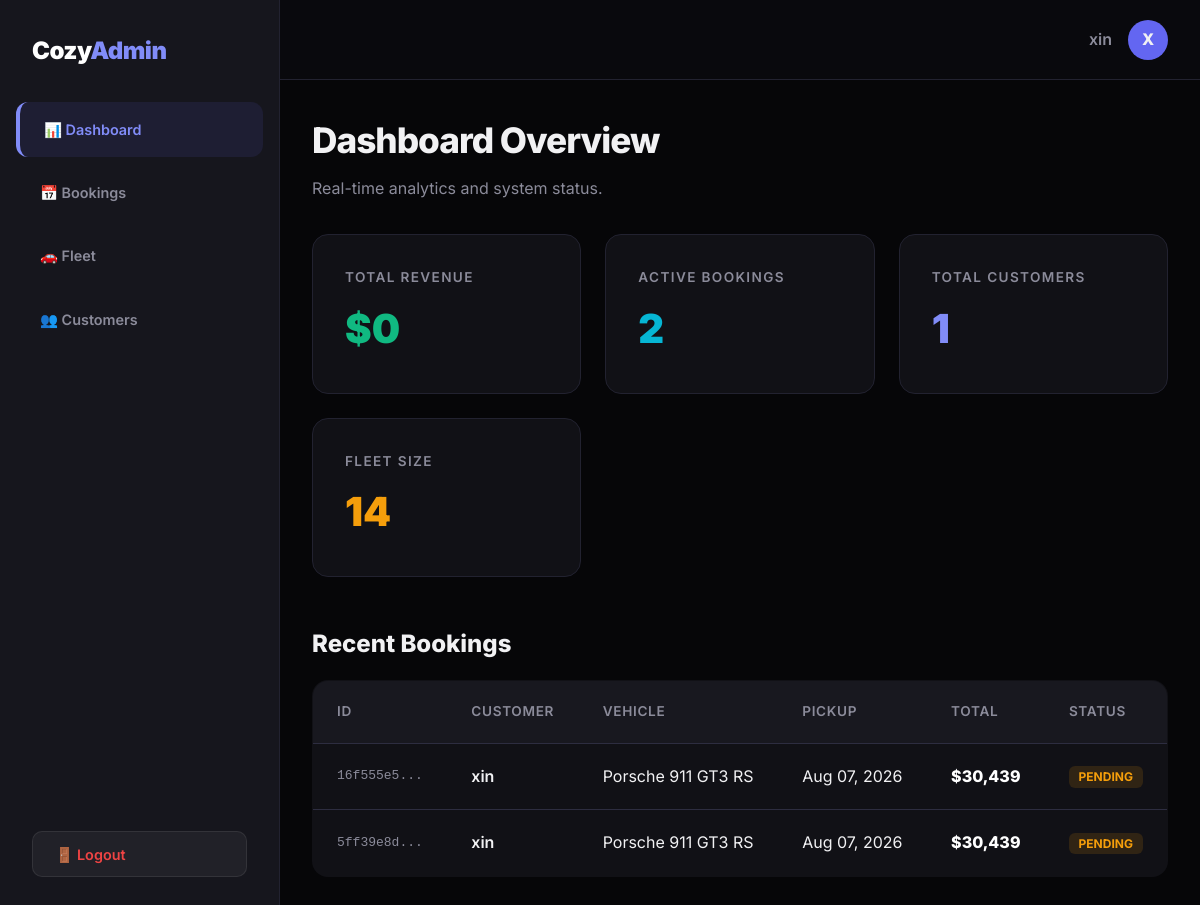
Page /admin/index.php (signed in) on the committed database.
### tables this page shows
CREATE TABLE "Booking" (
    "id" TEXT NOT NULL PRIMARY KEY,
    "userId" TEXT NOT NULL,
    "carId" TEXT NOT NULL,
    "pickupLocation" TEXT NOT NULL,
    "returnLocation" TEXT NOT NULL,
    "pickupDate" DATETIME NOT NULL,
    "returnDate" DATETIME NOT NULL,
    "status" TEXT NOT NULL DEFAULT 'PENDING',
    "insuranceOption" TEXT NOT NULL,
    "extras" TEXT NOT NULL,
    "totalPrice" REAL NOT NULL,
    "paymentStatus" TEXT NOT NULL DEFAULT 'PENDING',
    "stripeId" TEXT,
    "createdAt" DATETIME NOT NULL DEFAULT CURRENT_TIMESTAMP,
    "updatedAt" DATETIME NOT NULL,
    CONSTRAINT "Booking_userId_fkey" FOREIGN KEY ("userId") REFERENCES "User" ("id") ON DELETE CASCADE ON UPDATE CASCADE,
    CONSTRAINT "Booking_carId_fkey" FOREIGN KEY ("carId") REFERENCES "Car" ("id") ON DELETE CASCADE ON UPDATE CASCADE
);

CREATE TABLE "User" (
    "id" TEXT NOT NULL PRIMARY KEY,
    "name" TEXT NOT NULL,
    "email" TEXT NOT NULL,
    "password" TEXT NOT NULL,
    "role" TEXT NOT NULL DEFAULT 'CUSTOMER',
    "licenseUrl" TEXT,
    "licenseStatus" TEXT NOT NULL DEFAULT 'PENDING',
    "createdAt" DATETIME NOT NULL DEFAULT CURRENT_TIMESTAMP,
    "updatedAt" DATETIME NOT NULL
);

CREATE TABLE "Car" (
    "id" TEXT NOT NULL PRIMARY KEY,
    "brand" TEXT NOT NULL,
    "model" TEXT NOT NULL,
    "category" TEXT NOT NULL,
    "transmission" TEXT NOT NULL,
    "seats" INTEGER NOT NULL,
    "fuel" TEXT NOT NULL,
    "pricePerDay" REAL NOT NULL,
    "availability" BOOLEAN NOT NULL DEFAULT true,
    "images" TEXT NOT NULL,
    "specifications" TEXT NOT NULL,
    "features" TEXT NOT NULL,
    "rentalTerms" TEXT NOT NULL DEFAULT 'Minimum age 21, valid driver license, security deposit required.',
    "createdAt" DATETIME NOT NULL DEFAULT CURRENT_TIMESTAMP,
    "updatedAt" DATETIME NOT NULL
);

### admin/index.php (the view)
<?php
require_once 'header.php';
$totalRevenue = $pdo->query("SELECT SUM(totalPrice) FROM Booking WHERE status = 'COMPLETED' OR status = 'ACTIVE'")->fetchColumn() ?: 0;
$activeBookings = $pdo->query("SELECT COUNT(*) FROM Booking WHERE status = 'ACTIVE' OR status = 'PENDING'")->fetchColumn();
$totalUsers = $pdo->query("SELECT COUNT(*) FROM User WHERE role = 'CUSTOMER'")->fetchColumn();
$fleetSize = $pdo->query("SELECT COUNT(*) FROM Car")->fetchColumn();
$recentBookings = $pdo->query("
    SELECT b.id, b.status, b.pickupDate, b.totalPrice, u.name as customerName, c.brand, c.model
    FROM Booking b
    JOIN User u ON b.userId = u.id
    JOIN Car c ON b.carId = c.id
    ORDER BY b.createdAt DESC LIMIT 5
")->fetchAll();
?>
<div style="display: flex; justify-content: space-between; align-items: flex-end; margin-bottom: 2rem;">
    <div>
        <h1 style="font-size: 2.2rem; font-weight: 800; letter-spacing: -1px; margin-bottom: 0.5rem;">Dashboard Overview</h1>
        <p style="color: var(--muted);">Real-time analytics and system status.</p>
    </div>
</div>
<div style="display: grid; grid-template-columns: repeat(auto-fit, minmax(240px, 1fr)); gap: 1.5rem; margin-bottom: 3rem;">
    <div style="background: var(--surface); border: 1px solid var(--border); border-radius: 16px; padding: 2rem;">
        <p style="color: var(--muted); font-size: 0.85rem; font-weight: 600; text-transform: uppercase; letter-spacing: 0.1em; margin-bottom: 0.5rem;">Total Revenue</p>
        <p style="font-size: 2.5rem; font-weight: 900; color: #10b981;">$<?php echo number_format($totalRevenue); ?></p>
    </div>
    <div style="background: var(--surface); border: 1px solid var(--border); border-radius: 16px; padding: 2rem;">
        <p style="color: var(--muted); font-size: 0.85rem; font-weight: 600; text-transform: uppercase; letter-spacing: 0.1em; margin-bottom: 0.5rem;">Active Bookings</p>
        <p style="font-size: 2.5rem; font-weight: 900; color: #06b6d4;"><?php echo number_format($activeBookings); ?></p>
    </div>
    <div style="background: var(--surface); border: 1px solid var(--border); border-radius: 16px; padding: 2rem;">
        <p style="color: var(--muted); font-size: 0.85rem; font-weight: 600; text-transform: uppercase; letter-spacing: 0.1em; margin-bottom: 0.5rem;">Total Customers</p>
        <p style="font-size: 2.5rem; font-weight: 900; color: #818cf8;"><?php echo number_format($totalUsers); ?></p>
    </div>
    <div style="background: var(--surface); border: 1px solid var(--border); border-radius: 16px; padding: 2rem;">
        <p style="color: var(--muted); font-size: 0.85rem; font-weight: 600; text-transform: uppercase; letter-spacing: 0.1em; margin-bottom: 0.5rem;">Fleet Size</p>
        <p style="font-size: 2.5rem; font-weight: 900; color: #f59e0b;"><?php echo number_format($fleetSize); ?></p>
    </div>
</div>
<h2 style="font-size: 1.5rem; font-weight: 800; margin-bottom: 1rem;">Recent Bookings</h2>
<table class="admin-table">
    <thead>
        <tr>
            <th>ID</th>
            <th>Customer</th>
            <th>Vehicle</th>
            <th>Pickup</th>
            <th>Total</th>
            <th>Status</th>
        </tr>
    </thead>
    <tbody>
        <?php foreach ($recentBookings as $b):
            $statusColor = match($b['status']) {
                'ACTIVE'    => '#06b6d4',
                'PENDING'   => '#f59e0b',
                'COMPLETED' => '#10b981',
                'CANCELLED' => '#ef4444',
                default     => '#818cf8'
            };
        ?>
        <tr>
            <td style="color: var(--muted); font-family: monospace;"><?php echo substr($b['id'], 0, 8); ?>...</td>
            <td style="font-weight: 600;"><?php echo htmlspecialchars($b['customerName']); ?></td>
            <td><?php echo htmlspecialchars($b['brand'] . ' ' . $b['model']); ?></td>
            <td><?php echo date('M d, Y', strtotime($b['pickupDate'])); ?></td>
            <td style="font-weight: 800; color: white;">$<?php echo number_format($b['totalPrice']); ?></td>
            <td>
                <span style="background: <?php echo $statusColor; ?>22; color: <?php echo $statusColor; ?>; padding: 0.2rem 0.6rem; border-radius: 6px; font-size: 0.75rem; font-weight: 700;">
                    <?php echo htmlspecialchars($b['status']); ?>
                </span>
            </td>
        </tr>
        <?php endforeach; ?>
    </tbody>
</table>
<?php require_once 'footer.php'; ?>

### admin/header.php (shortened to what this page needs)
<?php
$current_page = basename($_SERVER['PHP_SELF']);
?>
<!DOCTYPE html>
<html lang="en">
<head>
    <link rel="stylesheet" href="../style.css">
</head>
<body>
<aside class="admin-sidebar">
    <a href="../index.php" class="admin-logo">Cozy<span>Admin</span></a>
    <nav class="admin-nav">
        <a href="index.php" class="<?php echo $current_page == 'index.php' ? 'active' : ''; ?>">&#128202; Dashboard</a>
        <a href="bookings.php" class="<?php echo $current_page == 'bookings.php' ? 'active' : ''; ?>">&#128197; Bookings</a>
        <a href="cars.php" class="<?php echo $current_page == 'cars.php' ? 'active' : ''; ?>">&#128663; Fleet</a>
        <a href="users.php" class="<?php echo $current_page == 'users.php' ? 'active' : ''; ?>">&#128101; Customers</a>
    </nav>
    <div style="padding: 2rem;">
        <a href="../logout.php" class="btn btn-ghost" style="width: 100%; text-align: center; color: #ef4444;">&#128682; Logout</a>
    </div>
</aside>
<main class="admin-main">
    <div class="admin-topbar">
        <div style="display: flex; align-items: center; gap: 1rem;">
            <span style="color: var(--muted); font-weight: 600;"><?php echo htmlspecialchars($_SESSION['user_name']); ?></span>
            <div style="width: 40px; height: 40px; border-radius: 50%; background: var(--primary); display: flex; align-items: center; justify-content: center; font-weight: 800;">
                <?php echo strtoupper(substr($_SESSION['user_name'], 0, 1)); ?>
            </div>
        </div>
    </div>
    <div class="admin-content">

### admin/footer.php
    </div>
</main>
</body>
</html>

### style.css (style rules this page uses)
:root { --bg: #060608; --text: #f1f1f3; --muted: #8b8b9a; --primary: #6366f1; --primary-light: #818cf8; --primary-dark: #4f46e5; --accent: #06b6d4; --surface: #111116; --surface2: #18181f; --border: #222230; --border2: #2d2d40; --danger: #ef4444; --success: #10b981; }
* { box-sizing: border-box; margin: 0; padding: 0; }
html { scroll-behavior: smooth; }
body { background: var(--bg); color: var(--text); font-family: 'Inter', -apple-system, BlinkMacSystemFont, 'Segoe UI', sans-serif; line-height: 1.6; overflow-x: hidden; }
nav a { color: var(--muted); text-decoration: none; font-size: 0.9rem; font-weight: 500; transition: color 0.2s; }
.btn { display: inline-flex; align-items: center; gap: 0.4rem; padding: 0.65rem 1.4rem; border-radius: 10px; font-weight: 600; font-size: 0.9rem; cursor: pointer; border: none; text-decoration: none; transition: all 0.2s; }
.btn-ghost { background: rgba(255,255,255,0.05); color: var(--text); border: 1px solid rgba(255,255,255,0.08); }

### admin/header.php (style rules this page uses)
:root { --sidebar-width: 280px; }
body { background: var(--bg); margin: 0; display: flex; min-height: 100vh; }
.admin-sidebar { width: var(--sidebar-width); background: rgba(24,24,31,0.95); backdrop-filter: blur(20px); border-right: 1px solid var(--border); display: flex; flex-direction: column; position: fixed; top: 0; left: 0; bottom: 0; z-index: 100; }
.admin-logo { padding: 2rem; font-size: 1.5rem; font-weight: 900; color: white; text-decoration: none; letter-spacing: -0.5px; }
.admin-logo span { color: var(--primary-light); }
.admin-nav { flex: 1; padding: 0 1rem; display: flex; flex-direction: column; gap: 0.5rem; }
.admin-nav a { display: flex; align-items: center; gap: 1rem; padding: 1rem 1.5rem; color: var(--muted); text-decoration: none; font-weight: 600; border-radius: 12px; transition: all 0.2s; }
.admin-nav a:hover, .admin-nav a.active { background: rgba(99,102,241,0.1); color: var(--primary-light); }
.admin-nav a.active { border-left: 4px solid var(--primary-light); }
.admin-main { margin-left: var(--sidebar-width); flex: 1; display: flex; flex-direction: column; min-width: 0; }
.admin-topbar { height: 80px; border-bottom: 1px solid var(--border); display: flex; align-items: center; justify-content: flex-end; padding: 0 2rem; background: rgba(10,10,15,0.8); backdrop-filter: blur(10px); position: sticky; top: 0; z-index: 90; }
.admin-content { padding: 2rem; flex: 1; }
.admin-table { width: 100%; border-collapse: collapse; background: var(--surface); border-radius: 16px; overflow: hidden; border: 1px solid var(--border); }
.admin-table th, .admin-table td { padding: 1.25rem 1.5rem; text-align: left; border-bottom: 1px solid var(--border2); }
.admin-table th { background: var(--surface2); color: var(--muted); font-weight: 600; font-size: 0.85rem; text-transform: uppercase; letter-spacing: 0.05em; }
.admin-table tr:last-child td { border-bottom: none; }

### rows in the picture
booking: id "16f555e5", userId.name "xin", carId.model "Porsche 911 GT3 RS", pickupDate "Aug 07, 2026", totalPrice "30,439", status "PENDING"
booking: id "5ff39e8d", userId.name "xin", carId.model "Porsche 911 GT3 RS", pickupDate "Aug 07, 2026", totalPrice "30,439", status "PENDING"

### other values in the picture
$_SESSION['user_name'] "xin"
substr($_SESSION['user_name'], 0, 1) "X"
$totalRevenue "0"
$activeBookings "2"
$totalUsers "1"
$fleetSize "14"
